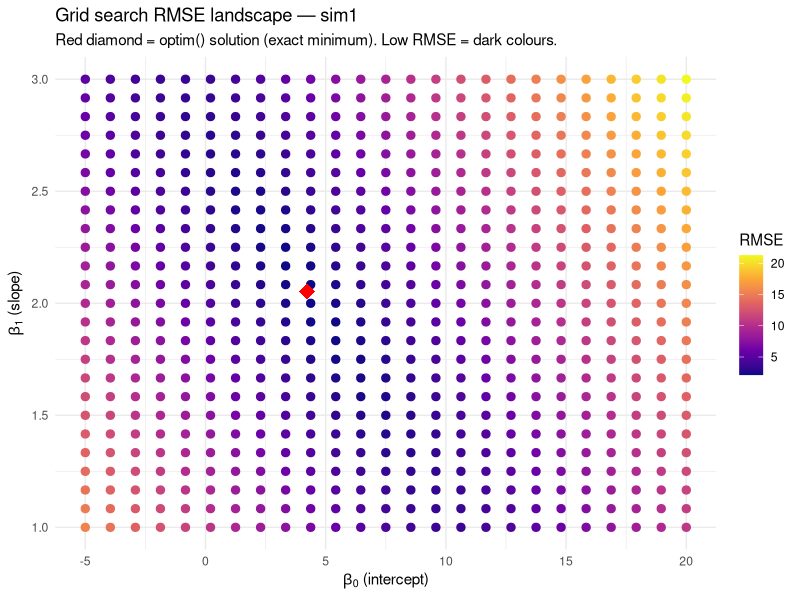

The R script that drew this image:
## ---- chunk 1
knitr::opts_chunk$set(echo = TRUE, message = FALSE, warning = FALSE)
## ---- chunk 2
library(tidyverse)
library(modelr)

data("sim1", package = "modelr")
## ---- chunk 3
rmse_sim1 <- function(b0, b1) {
  pred  <- b0 + b1 * sim1$x
  resid <- sim1$y - pred
  sqrt(mean(resid^2))
}

# Test: flat-zero model predicts 0 for all observations
cat("RMSE of flat-zero model:", round(rmse_sim1(0, 0), 3), "\n")
cat("RMSE at (0, 2):", round(rmse_sim1(0, 2), 3), "\n")
## ---- chunk 4
grid <- expand.grid(
  b0 = seq(-5, 20, length = 25),
  b1 = seq(1, 3, length = 25)
) |>
  as_tibble() |>
  mutate(rmse = map2_dbl(b0, b1, rmse_sim1))

best_grid <- grid |> slice_min(rmse, n = 1)
print(best_grid)
# b0 ≈ 4.17, b1 ≈ 2.08 — close but not exact due to grid coarseness
## ---- chunk 5
rmse_vec <- function(params) rmse_sim1(params[1], params[2])

res <- optim(c(0, 0), rmse_vec, method = "BFGS")
cat("optim() b0:", round(res$par[1], 4), "\n")
cat("optim() b1:", round(res$par[2], 4), "\n")
cat("optim() RMSE:", round(res$value, 4), "\n")
cat("Convergence code:", res$convergence,
    "(0 = success)\n")
## ---- chunk 6
lm_fit <- lm(y ~ x, data = sim1)
lm_b   <- coef(lm_fit)

cat("\n--- Parameter comparison ---\n")
cat("Method       b0        b1\n")
cat("Grid search:", round(best_grid$b0, 3), "  ", round(best_grid$b1, 3), "\n")
cat("optim():    ", round(res$par[1],  3), "  ", round(res$par[2],  3), "\n")
cat("lm():       ", round(lm_b[1],    3), "  ", round(lm_b[2],    3), "\n")

# optim() matches lm() to 4+ decimal places.
# Grid search is close but limited by the coarseness of the 25x25 grid.
## ---- chunk 7
ggplot(grid, aes(x = b0, y = b1, colour = rmse)) +
  geom_point(size = 2.5) +
  # Mark the optim() solution
  geom_point(
    data = tibble(b0 = res$par[1], b1 = res$par[2]),
    aes(x = b0, y = b1),
    colour = "red", size = 5, shape = 18, inherit.aes = FALSE
  ) +
  scale_colour_viridis_c(name = "RMSE", option = "plasma") +
  labs(
    title    = "Grid search RMSE landscape — sim1",
    subtitle = "Red diamond = optim() solution (exact minimum). Low RMSE = dark colours.",
    x        = expression(beta[0] ~ "(intercept)"),
    y        = expression(beta[1] ~ "(slope)")
  ) +
  theme_minimal()

# The low-RMSE region (dark) forms a diagonal valley — a direct visual
# of parameter correlation. optim() lands right in the deepest part.
